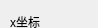
      <widget class="QWidget" name="page">
       <property name="geometry">
        <rect>
         <x>0</x>
         <y>0</y>
         <width>98</width>
         <height>28</height>
        </rect>
       </property>
       <attribute name="label">
        <string>平移</string>
       </attribute>
       <widget class="QWidget" name="layoutWidget_2">
        <property name="geometry">
         <rect>
          <x>10</x>
          <y>10</y>
          <width>281</width>
          <height>81</height>
         </rect>
        </property>
        <layout class="QHBoxLayout" name="horizontalLayout_11">
         <item>
          <layout class="QVBoxLayout" name="verticalLayout_8">
           <item>
            <widget class="QLabel" name="label_15">
             <property name="text">
              <string>x坐标</string>
             </property>
            </widget>
           </item>
           <item>
            <widget class="QLabel" name="label_16">
             <property name="text">
              <string>y坐标</string>
             </property>
            </widget>
           </item>
           <item>
            <widget class="QLabel" name="label_17">
             <property name="text">
              <string>z坐标</string>
             </property>
            </widget>
           </item>
          </layout>
         </item>
         <item>
          <layout class="QVBoxLayout" name="verticalLayout_9">
           <item>
            <widget class="QDoubleSpinBox" name="display_x">
             <property name="decimals">
              <number>2</number>
             </property>
             <property name="minimum">
              <double>-10000.000000000000000</double>
             </property>
             <property name="maximum">
              <double>10000.000000000000000</double>
             </property>
             <property name="singleStep">
              <double>0.100000000000000</double>
             </property>
            </widget>
           </item>
           <item>
            <widget class="QDoubleSpinBox" name="display_y">
             <property name="decimals">
              <number>2</number>
             </property>
             <property name="minimum">
              <double>-10000.000000000000000</double>
             </property>
             <property name="maximum">
              <double>10000.000000000000000</double>
             </property>
             <property name="singleStep">
              <double>0.100000000000000</double>
             </property>
            </widget>
           </item>
           <item>
            <widget class="QDoubleSpinBox" name="display_z">
             <property name="minimumSize">
              <size>
               <width>109</width>
               <height>20</height>
              </size>
             </property>
             <property name="decimals">
              <number>2</number>
             </property>
             <property name="minimum">
              <double>-10000.000000000000000</double>
             </property>
             <property name="maximum">
              <double>10000.000000000000000</double>
             </property>
             <property name="singleStep">
              <double>0.100000000000000</double>
             </property>
            </widget>
           </item>
          </layout>
         </item>
        </layout>
       </widget>
      </widget>
